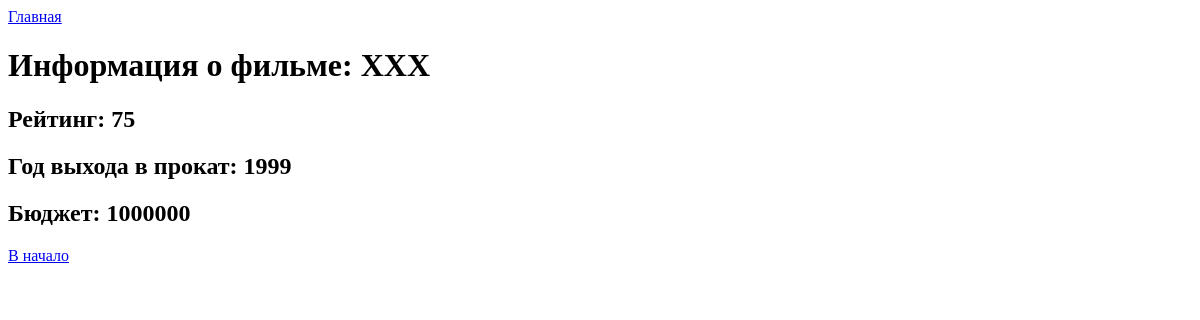
/movie_app/movie/xxx, run on an earlier commit of the app's database.
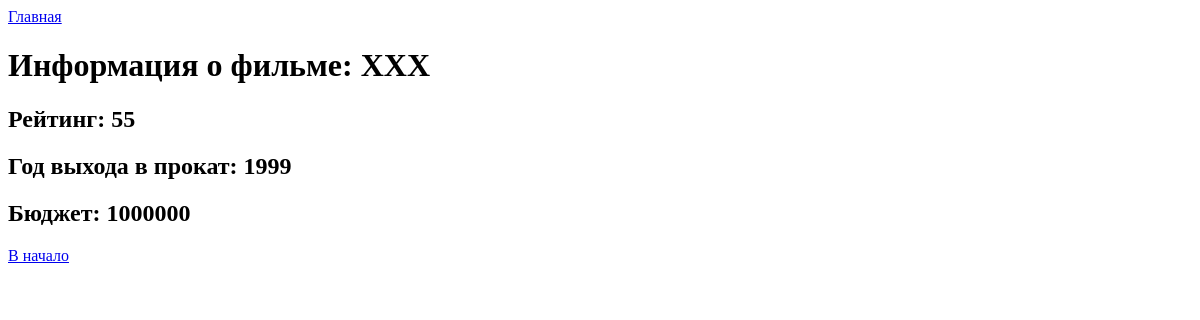
And on a later commit of the database.
### movie_app/models.py (models this page shows, shortened)
class Movie(models.Model):
    EUR = 'EUR'
    USD = 'USD'
    RUB = 'RUB'
    CURRENCY_CHOICES = [
        (EUR, 'Euro'),
        (USD, 'Dollars'),
        (RUB, 'Rubles')
    ]
    name = models.CharField(max_length=40)
    rating = models.IntegerField(validators=[MinValueValidator(1), MaxValueValidator(100)])
    year = models.IntegerField(blank=True, validators=[MinValueValidator(1900)])
    budget = models.IntegerField(default=1000000, validators=[MinValueValidator(1)])
    currency = models.CharField(max_length=3, choices=CURRENCY_CHOICES, default=USD)
    slug = models.SlugField(default='', null=False, db_index=True)
    director = models.ForeignKey('Director', on_delete=models.CASCADE, null=True, blank=True)
    actors = models.ManyToManyField('Actor')

### movie_app/views.py (the view)
# urls.py: path('movie/<slug:slug_movie>', views.detail, name='movie-detail'),
def detail(request, slug_movie:str):
    movie = get_object_or_404(Movie, slug=slug_movie)
    context = {
        'movie': movie,
    }
    return render(request, 'movie_app/detail.html', context=context)

### movie_app/templates/movie_app/detail.html (shortened to what this page needs)
{% extends 'base.html' %}
{% load static %}
{% block content %}
    <h1>Информация о фильме: {{ movie.name }}</h1>
    <h2>Рейтинг: {{ movie.rating }}</h2>
    <h2>Год выхода в прокат: {{ movie.year }}</h2>
    <h2>Бюджет: {{ movie.budget }}</h2>
{% endblock %}

What changed in the data, as far as the page shows it:
changed Movie "XXX": rating "75" → "55"
